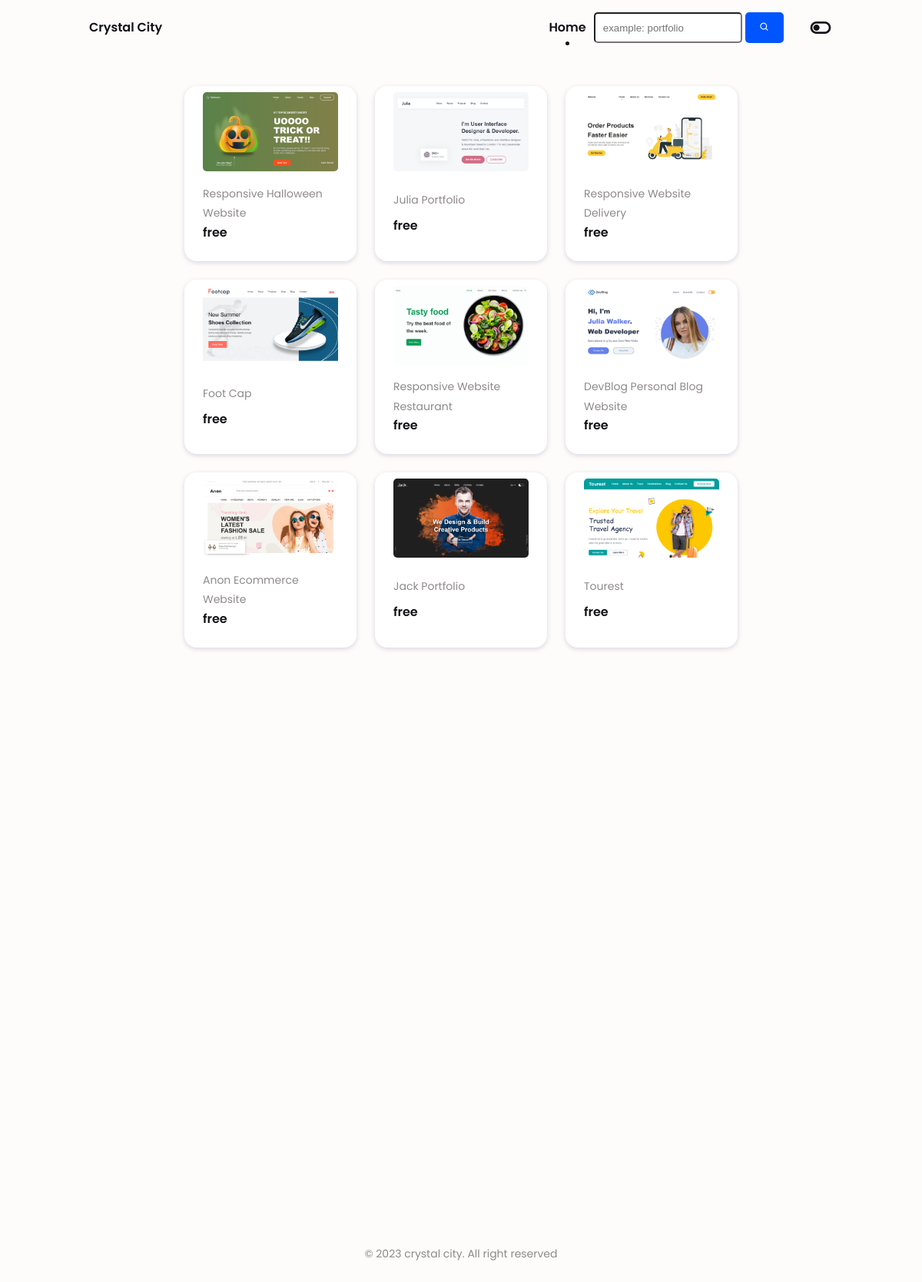
Screenshot of /templates/ (signed in) with the database file from the repository.
### app/models.py (models this page shows, shortened)
class Post(models.Model):
    free = 'free'
    a200 = '200'
    a300 = '300'
    a400 = '400'
    a500 = '500'
    a600 = '600'
    a700 = '700'
    a800 = '800'
    a900 = '900'
    a1000 = '1000'
    amount = [
        (free, 'free'),
        (a200, '200'),
        (a300, '300'),
        (a400, '400'),
        (a500, '500'),
        (a600, '600'),
        (a700, '700'),
        (a800, '800'),
        (a900, '900'),
        (a1000, '1000'),
    ]
    title = models.CharField(max_length = 100, default='', blank=True)
    Image = models.ImageField(upload_to='image', default='', blank=True)
    folder = models.FileField(upload_to='folder', default='', blank=True)
    file = models.URLField(max_length=200, default='', blank=True)
    amount = models.CharField(max_length = 20,choices = amount, default = 'none')
    author = models.ForeignKey(User, on_delete=models.CASCADE, default="")
    date_posted = models.DateTimeField(default=timezone.now)

### app/views.py (the view)
# urls.py: path('templates/', views.PostListView.as_view(), name='home'),
class PostListView(ListView):
    model = Post
    template_name = 'home.html'
    context_object_name = 'posts'
    ordering = ['?']

### templates/home.html (shortened to what this page needs)
{% extends "base.html" %}
{% load static %}
{% block content %}
<section class="accessory section bd-container" id="accessory">
    <div class="accessory__container bd-grid">
        {% for post in posts %}
        <div class="accessory__content">
            <a href="{% url 'post-detail' post.id %}">
                <img src="{{ post.Image.url }}" alt="" class="accessory__img">
            </a>
            <a href="{% url 'post-detail' post.id %}"><span class="accessory__category">{{post.title}}</span></a>
            {% if post.amount == 'free' %}
            <span class="accessory__preci">{{post.amount}}</span>
            {% else %}
            <span class="accessory__preci">₦{{post.amount}}</span>
            {% endif %}
        </div>
        {% endfor %}
    </div>
</section>
{% endblock content %}

### app/static/app/assets/css/styles.css (style rules this page uses)
:root { --header-height: 3rem; --first-color: #2540da; --first-color-alt: #1c3ae2; --first-color-send: #354eda; --title-color: #121216; --text-color: #5B5757; --text-color-light: #8F8A8A; --body-color: #FEFBFB; --container-color: #FFF; --body-font: 'Poppins', sans-serif; --biggest-font-size: 2rem; --h2-font-size: 1.25rem; --h3-font-size: 1.125rem; --normal-font-size: .938rem; --small-font-size: .813rem; --font-semi-bold: 600; --font-bold: 700; --mb-1: .5rem; --mb-2: 1rem; --mb-3: 1.5rem; --mb-4: 2rem; --mb-5: 2.5rem; --mb-6: 3rem; --z-tooltip: 10; --z-fixed: 100; }
@media screen and (min-width: 968px) { :root { --biggest-font-size: 3rem; --h2-font-size: 1.75rem; --h3-font-size: 1.25rem; --normal-font-size: 1rem; --small-font-size: .875rem; } }
*,::before,::after { box-sizing: border-box; }
html { scroll-behavior: smooth; }
body { margin: var(--header-height) 0 0 0; font-family: var(--body-font); font-size: var(--normal-font-size); background-color: var(--body-color); color: var(--text-color); line-height: 1.6; }
a { text-decoration: none; }
img { max-width: 100%; height: auto; }
.section { padding: 4rem 0 2rem; }
.bd-container { max-width: 968px; width: calc(100% - 3rem); margin-left: var(--mb-3); margin-right: var(--mb-3); }
.bd-grid { display: grid; gap: 1.5rem; }
.accessory__container { grid-template-columns: repeat(2,1fr); padding-bottom: 2rem; }
.accessory__content { position: relative; display: grid; padding: .25rem .75rem .75rem; background-color: var(--container-color); box-shadow: 0 2px 6px rgba(16, 11, 65, 0.15); border-radius: 1rem; }
.accessory__img { justify-self: center; margin-bottom: .25rem; width: 500px; border-radius: 5px; }
.accessory__title, .accessory__category { text-align: center; }
.accessory__category { font-size: var(--small-font-size); margin-bottom: var(--mb-1); color: var(--text-color-light); }
.accessory__preci { font-weight: var(--font-semi-bold); color: var(--title-color); }
@media screen and (min-width: 768px) { body { margin: 0; } }
@media screen and (min-width: 768px) { .section { padding-top: 7rem; } }
@media screen and (min-width: 768px) { .accessory__container { grid-template-columns: repeat(3,224px); justify-content: center; } }
@media screen and (min-width: 768px) { .accessory__content { padding: .5rem 1.5rem 1.5rem; } }
@media screen and (min-width: 768px) { .accessory__img { width: 120px; margin-bottom: var(--mb-1); } }
@media screen and (min-width: 768px) { .accessory__title, .accessory__category { text-align: initial; } }
@media screen and (min-width: 968px) { .bd-container { margin-left: auto; margin-right: auto; } }

### templates/base.html (style rules this page uses)
.accessory__img { width: 500px; border-radius: 5px; }

### rows the page displays
Post: Image (picture), title "Responsive Halloween Website", amount "free"
Post: Image (picture), title "Julia Portfolio", amount "free"
Post: Image (picture), title "Responsive Website Delivery", amount "free"
Post: Image (picture), title "Foot Cap", amount "free"
Post: Image (picture), title "Responsive Website Restaurant", amount "free"
Post: Image (picture), title "DevBlog Personal Blog Website", amount "free"
Post: Image (picture), title "Anon Ecommerce Website", amount "free"
Post: Image (picture), title "Jack Portfolio", amount "free"
Post: Image (picture), title "Tourest", amount "free"
